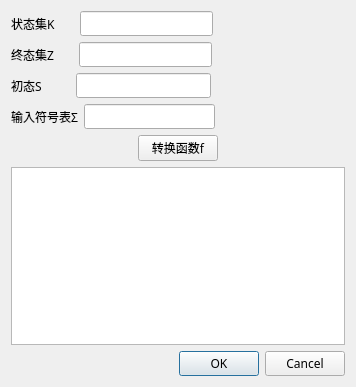
<?xml version="1.0" encoding="UTF-8"?>
<ui version="4.0">
 <class>MatrixDlg</class>
 <widget class="QDialog" name="MatrixDlg">
  <property name="geometry">
   <rect>
    <x>0</x>
    <y>0</y>
    <width>356</width>
    <height>387</height>
   </rect>
  </property>
  <property name="windowTitle">
   <string>MatrixDlg</string>
  </property>
  <layout class="QVBoxLayout" name="verticalLayout_2">
   <item>
    <layout class="QHBoxLayout" name="horizontalLayout">
     <item>
      <widget class="QLabel" name="label">
       <property name="font">
        <font>
         <family>霞鹜文楷 屏幕阅读版 R</family>
        </font>
       </property>
       <property name="text">
        <string>状态集K      </string>
       </property>
      </widget>
     </item>
     <item>
      <widget class="QLineEdit" name="lineEdit_state_set">
       <property name="font">
        <font>
         <family>霞鹜文楷 屏幕阅读版 R</family>
        </font>
       </property>
      </widget>
     </item>
     <item>
      <spacer name="horizontalSpacer_2">
       <property name="orientation">
        <enum>Qt::Horizontal</enum>
       </property>
       <property name="sizeHint" stdset="0">
        <size>
         <width>40</width>
         <height>20</height>
        </size>
       </property>
      </spacer>
     </item>
    </layout>
   </item>
   <item>
    <layout class="QHBoxLayout" name="horizontalLayout_4">
     <item>
      <widget class="QLabel" name="label_4">
       <property name="font">
        <font>
         <family>霞鹜文楷 屏幕阅读版 R</family>
        </font>
       </property>
       <property name="text">
        <string>终态集Z      </string>
       </property>
      </widget>
     </item>
     <item>
      <widget class="QLineEdit" name="lineEdit_final_state_set">
       <property name="font">
        <font>
         <family>霞鹜文楷 屏幕阅读版 R</family>
        </font>
       </property>
      </widget>
     </item>
     <item>
      <spacer name="horizontalSpacer_3">
       <property name="orientation">
        <enum>Qt::Horizontal</enum>
       </property>
       <property name="sizeHint" stdset="0">
        <size>
         <width>40</width>
         <height>20</height>
        </size>
       </property>
      </spacer>
     </item>
    </layout>
   </item>
   <item>
    <layout class="QHBoxLayout" name="horizontalLayout_3">
     <item>
      <widget class="QLabel" name="label_3">
       <property name="font">
        <font>
         <family>霞鹜文楷 屏幕阅读版 R</family>
        </font>
       </property>
       <property name="text">
        <string>初态S         </string>
       </property>
      </widget>
     </item>
     <item>
      <widget class="QLineEdit" name="lineEdit_init_state">
       <property name="font">
        <font>
         <family>霞鹜文楷 屏幕阅读版 R</family>
        </font>
       </property>
      </widget>
     </item>
     <item>
      <spacer name="horizontalSpacer_4">
       <property name="orientation">
        <enum>Qt::Horizontal</enum>
       </property>
       <property name="sizeHint" stdset="0">
        <size>
         <width>40</width>
         <height>20</height>
        </size>
       </property>
      </spacer>
     </item>
    </layout>
   </item>
   <item>
    <layout class="QHBoxLayout" name="horizontalLayout_2">
     <item>
      <widget class="QLabel" name="label_2">
       <property name="font">
        <font>
         <family>霞鹜文楷 屏幕阅读版 R</family>
        </font>
       </property>
       <property name="text">
        <string>输入符号表Σ</string>
       </property>
      </widget>
     </item>
     <item>
      <widget class="QLineEdit" name="lineEdit_input_set">
       <property name="font">
        <font>
         <family>霞鹜文楷 屏幕阅读版 R</family>
        </font>
       </property>
      </widget>
     </item>
     <item>
      <spacer name="horizontalSpacer">
       <property name="orientation">
        <enum>Qt::Horizontal</enum>
       </property>
       <property name="sizeHint" stdset="0">
        <size>
         <width>40</width>
         <height>20</height>
        </size>
       </property>
      </spacer>
     </item>
    </layout>
   </item>
   <item>
    <layout class="QVBoxLayout" name="verticalLayout">
     <item>
      <layout class="QHBoxLayout" name="horizontalLayout_5">
       <item>
        <widget class="QPushButton" name="pushButton_start_input_f">
         <property name="sizePolicy">
          <sizepolicy hsizetype="Fixed" vsizetype="Fixed">
           <horstretch>0</horstretch>
           <verstretch>0</verstretch>
          </sizepolicy>
         </property>
         <property name="font">
          <font>
           <family>霞鹜文楷 屏幕阅读版 R</family>
          </font>
         </property>
         <property name="text">
          <string>转换函数f</string>
         </property>
        </widget>
       </item>
      </layout>
     </item>
     <item>
      <widget class="QTableView" name="tableView">
       <property name="font">
        <font>
         <family>霞鹜文楷 屏幕阅读版 R</family>
        </font>
       </property>
      </widget>
     </item>
     <item>
      <widget class="QDialogButtonBox" name="buttonBox">
       <property name="font">
        <font>
         <family>霞鹜文楷 屏幕阅读版 R</family>
        </font>
       </property>
       <property name="orientation">
        <enum>Qt::Horizontal</enum>
       </property>
       <property name="standardButtons">
        <set>QDialogButtonBox::Cancel|QDialogButtonBox::Ok</set>
       </property>
      </widget>
     </item>
    </layout>
   </item>
  </layout>
 </widget>
 <resources/>
 <connections>
  <connection>
   <sender>buttonBox</sender>
   <signal>accepted()</signal>
   <receiver>MatrixDlg</receiver>
   <slot>accept()</slot>
   <hints>
    <hint type="sourcelabel">
     <x>248</x>
     <y>254</y>
    </hint>
    <hint type="destinationlabel">
     <x>157</x>
     <y>274</y>
    </hint>
   </hints>
  </connection>
  <connection>
   <sender>buttonBox</sender>
   <signal>rejected()</signal>
   <receiver>MatrixDlg</receiver>
   <slot>reject()</slot>
   <hints>
    <hint type="sourcelabel">
     <x>316</x>
     <y>260</y>
    </hint>
    <hint type="destinationlabel">
     <x>286</x>
     <y>274</y>
    </hint>
   </hints>
  </connection>
 </connections>
</ui>
